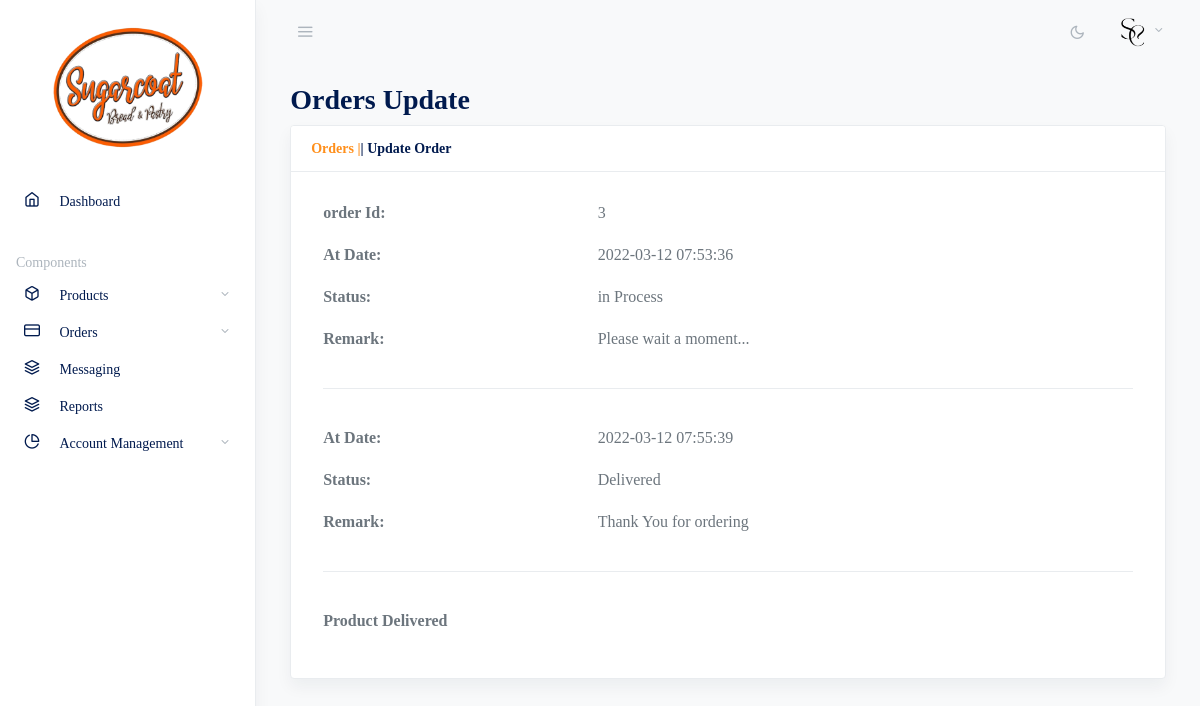
The page /admin/updateorder.php?oid=3 (signed in) on the database its author committed.
### tables this page shows
CREATE TABLE `ordertrackhistory` (
  `id` int(11) NOT NULL,
  `orderId` int(11) DEFAULT NULL,
  `status` varchar(255) DEFAULT NULL,
  `remark` longtext DEFAULT NULL,
  `postingDate` timestamp NOT NULL DEFAULT current_timestamp()
);

### admin/updateorder.php (the view, shortened to what this page needs)
<?php
include_once 'include/config.php';
if(strlen($_SESSION['alogin'])==0)
  {
header('location:index.php');
}
else{
$oid=intval($_GET['oid']);
 ?>
<!doctype html>
<html lang="en">
  <head>
    <link rel="stylesheet" href="css/simplebar.css">
		<link type="text/css" href="images/icons/css/font-awesome.css" rel="stylesheet">
    <link rel="stylesheet" href="css/feather.css">
    <link rel="stylesheet" href="css/daterangepicker.css">
    <link rel="stylesheet" href="app-light.css" id="lightTheme">
    <link rel="stylesheet" href="app-dark.css" id="darkTheme" disabled>
  </head>
  <body class="vertical  light  ">
<?php include('include/header.php');?>
<?php include('include/sidebar.php');?>
	  <main role="main" class="main-content">
        <div class="container-fluid">
          <div class="row justify-content-center">
            <div class="col-12">
              <h2 class="page-title">Orders Update</h2>
              <div class="card shadow mb-4">
                <div class="card-header">
                  <strong class="card-title"><span><a href="all-orders.php">Orders |</a></span>| Update Order </strong>
                </div>
                <div class="card-body">
			<form name="updateticket" id="updateticket" method="post">
			<table class="datatable-1  table table-borderless table" id="DataTables">
				<tr height="30">
				  <td  class="form-group mb-3"><b>order Id:</b></td>
				  <td  class="form-group mb"><?php echo $oid;?></td>
				</tr>
					<?php
					$ret = mysqli_query($con,"SELECT * FROM ordertrackhistory WHERE orderId='$oid'");
						 while($row=mysqli_fetch_array($ret))
						  {
					 ?>
				<tr height="20">
				  <td class="form-group mb-3" ><b>At Date:</b></td>
				  <td  class="form-group mb"><?php echo $row['postingDate'];?></td>
				</tr>
				 <tr height="20">
				  <td  class="form-group mb-3"><b>Status:</b></td>
				  <td  class="form-group mb"><?php echo $row['status'];?></td>
				</tr>
				 <tr height="20">
				  <td  class="form-group mb-3"><b>Remark:</b></td>
				  <td  class="form-group mb"><?php echo $row['remark'];?></td>
				</tr>
				<tr>
				  <td colspan="2"><hr /></td>
				</tr>
				   <?php } ?>
				   <?php
				$st='Delivered';
			   $rt = mysqli_query($con,"SELECT * FROM orders WHERE id='$oid'");
				 while($num=mysqli_fetch_array($rt))
				 {
				 $currrentSt=$num['orderStatus'];
			   }
				 if($st==$currrentSt)
				 { ?>
			   <tr><td colspan="2"><b>
				  Product Delivered </b></td>
		<?php } ?>
		</table>
							</div>
					</div>
				</div>
            </div>
          </div>
        </div>
  </body>
  <?php } ?>
</html>

### rows shown on the page
ordertrackhistory: postingDate "2022-03-12 07:53:36", status "in Process", remark "Please wait a moment..."
ordertrackhistory: postingDate "2022-03-12 07:55:39", status "Delivered", remark "Thank You for ordering"

### other values the page prints
$oid "3"
